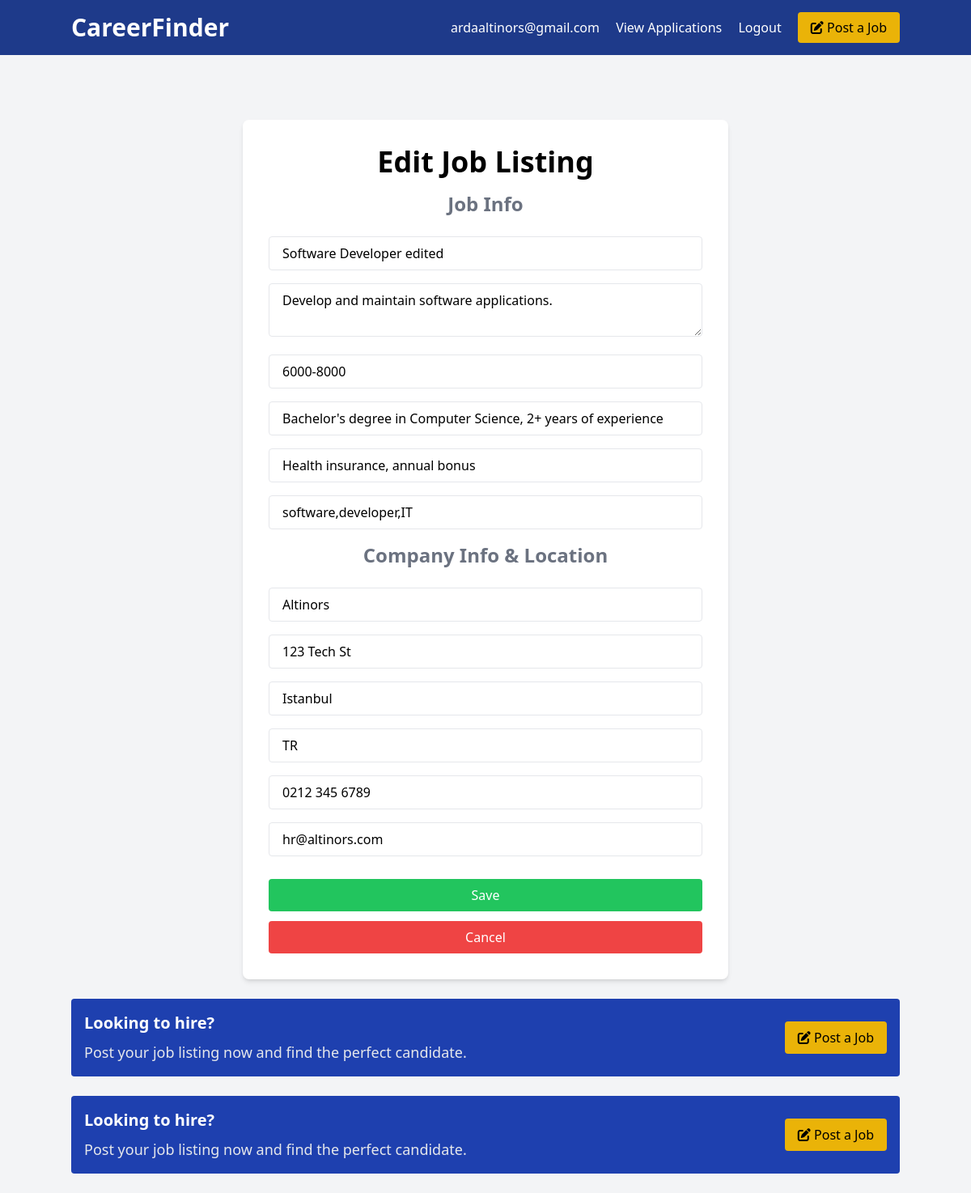
/edit.php?id=2 (signed in), run on the app's committed database.
### tables this page shows
CREATE TABLE jobs (
        id INTEGER PRIMARY KEY AUTOINCREMENT,
        title TEXT NOT NULL,
        description TEXT NOT NULL,
        salary TEXT NOT NULL,
        location TEXT NOT NULL,
        type TEXT NOT NULL,
        tags TEXT NOT NULL,
        requirements TEXT NOT NULL,
        benefits TEXT NOT NULL,
        company TEXT NOT NULL,
        address TEXT NOT NULL,
        city TEXT NOT NULL,
        state TEXT NOT NULL,
        phone TEXT NOT NULL,
        email TEXT NOT NULL,
        creator_email TEXT NOT NULL,
        created_at TEXT DEFAULT CURRENT_TIMESTAMP
    );

### edit.php (the view, shortened to what this page needs)
<?php include 'templates/header.php'; ?>
<?php
include 'config.php';
$jobId = isset($_GET['id']) ? (int)$_GET['id'] : 0;
$stmt = $pdo->prepare("SELECT * FROM jobs WHERE id = :id");
$stmt->execute(['id' => $jobId]);
$job = $stmt->fetch();
?>
<section class="flex justify-center items-center mt-20">
    <div class="bg-white p-8 rounded-lg shadow-md w-full md:w-600 mx-6">
        <h2 class="text-4xl text-center font-bold mb-4">Edit Job Listing</h2>
        <form method="POST" action="edit.php?id=<?php echo $jobId; ?>">
            <h2 class="text-2xl font-bold mb-6 text-center text-gray-500">Job Info</h2>
            <div class="mb-4">
                <input type="text" name="title" value="<?php echo htmlspecialchars($job['title']); ?>" placeholder="Job Title" class="w-full px-4 py-2 border rounded focus:outline-none" required />
            </div>
            <div class="mb-4">
                <textarea name="description" placeholder="Job Description" class="w-full px-4 py-2 border rounded focus:outline-none" required><?php echo htmlspecialchars($job['description']); ?></textarea>
            </div>
            <div class="mb-4">
                <input type="text" name="salary" value="<?php echo htmlspecialchars($job['salary']); ?>" placeholder="Annual Salary" class="w-full px-4 py-2 border rounded focus:outline-none" required />
            </div>
            <div class="mb-4">
                <input type="text" name="requirements" value="<?php echo htmlspecialchars($job['requirements']); ?>" placeholder="Requirements" class="w-full px-4 py-2 border rounded focus:outline-none" required />
            </div>
            <div class="mb-4">
                <input type="text" name="benefits" value="<?php echo htmlspecialchars($job['benefits']); ?>" placeholder="Benefits" class="w-full px-4 py-2 border rounded focus:outline-none" required />
            </div>
            <div class="mb-4">
                <input type="text" name="tags" value="<?php echo htmlspecialchars($job['tags']); ?>" placeholder="Tags (comma separated)" class="w-full px-4 py-2 border rounded focus:outline-none" />
            </div>
            <h2 class="text-2xl font-bold mb-6 text-center text-gray-500">Company Info & Location</h2>
            <div class="mb-4">
                <input type="text" name="company" value="<?php echo htmlspecialchars($job['company']); ?>" placeholder="Company Name" class="w-full px-4 py-2 border rounded focus:outline-none" required />
            </div>
            <div class="mb-4">
                <input type="text" name="address" value="<?php echo htmlspecialchars($job['address']); ?>" placeholder="Address" class="w-full px-4 py-2 border rounded focus:outline-none" required />
            </div>
            <div class="mb-4">
                <input type="text" name="city" value="<?php echo htmlspecialchars($job['city']); ?>" placeholder="City" class="w-full px-4 py-2 border rounded focus:outline-none" required />
            </div>
            <div class="mb-4">
                <input type="text" name="state" value="<?php echo htmlspecialchars($job['state']); ?>" placeholder="State" class="w-full px-4 py-2 border rounded focus:outline-none" required />
            </div>
            <div class="mb-4">
                <input type="text" name="phone" value="<?php echo htmlspecialchars($job['phone']); ?>" placeholder="Phone" class="w-full px-4 py-2 border rounded focus:outline-none" required />
            </div>
            <div class="mb-4">
                <input type="email" name="email" value="<?php echo htmlspecialchars($job['email']); ?>" placeholder="Email Address For Applications" class="w-full px-4 py-2 border rounded focus:outline-none" required />
            </div>
            <button class="w-full bg-green-500 hover:bg-green-600 text-white px-4 py-2 my-3 rounded focus:outline-none">Save</button>
            <a href="listings.php" class="block text-center w-full bg-red-500 hover:bg-red-600 text-white px-4 py-2 rounded focus:outline-none">Cancel</a>
        </form>
    </div>
</section>
<section class="container mx-auto my-6">
    <div class="bg-blue-800 text-white rounded p-4 flex items-center justify-between">
        <div>
            <h2 class="text-xl font-semibold">Looking to hire?</h2>
            <p class="text-gray-200 text-lg mt-2">Post your job listing now and find the perfect candidate.</p>
        </div>
        <a href="post-job.php" class="bg-yellow-500 hover:bg-yellow-600 text-black px-4 py-2 rounded hover:shadow-md transition duration-300">
            <i class="fa fa-edit"></i> Post a Job
        </a>
    </div>
</section>
<?php include 'templates/footer.php'; ?>

### css/style.css (style rules this page uses)
html { line-height: 1.5; -webkit-text-size-adjust: 100%; -moz-tab-size: 4; -o-tab-size: 4; tab-size: 4; font-family: ui-sans-serif, system-ui, -apple-system, BlinkMacSystemFont, "Segoe UI", Roboto, "Helvetica Neue", Arial, "Noto Sans", sans-serif, "Apple Color Emoji", "Segoe UI Emoji", "Segoe UI Symbol", "Noto Color Emoji"; font-feature-settings: normal; font-variation-settings: normal; }
body { margin: 0; line-height: inherit; }
h1, h2, h3, h4, h5, h6 { font-size: inherit; font-weight: inherit; }
a { color: inherit; text-decoration: inherit; }
button, input, optgroup, select, textarea { font-family: inherit; font-feature-settings: inherit; font-variation-settings: inherit; font-size: 100%; font-weight: inherit; line-height: inherit; color: inherit; margin: 0; padding: 0; }
button, select { text-transform: none; }
button, [type='button'], [type='reset'], [type='submit'] { -webkit-appearance: button; background-color: transparent; background-image: none; }
blockquote, dl, dd, h1, h2, h3, h4, h5, h6, hr, figure, p, pre { margin: 0; }
textarea { resize: vertical; }
input::placeholder, textarea::placeholder { opacity: 1; color: #9ca3af; }
button, [role="button"] { cursor: pointer; }
.container { width: 100%; }
@media (min-width: 640px) { .container { max-width: 640px; } }
@media (min-width: 768px) { .container { max-width: 768px; } }
@media (min-width: 1024px) { .container { max-width: 1024px; } }
.mx-6 { margin-left: 1.5rem; margin-right: 1.5rem; }
.mx-auto { margin-left: auto; margin-right: auto; }
.my-3 { margin-top: 0.75rem; margin-bottom: 0.75rem; }
.my-6 { margin-top: 1.5rem; margin-bottom: 1.5rem; }
.mb-4 { margin-bottom: 1rem; }
.mb-6 { margin-bottom: 1.5rem; }
.mt-2 { margin-top: 0.5rem; }
.mt-20 { margin-top: 5rem; }
.block { display: block; }
.flex { display: flex; }
.w-full { width: 100%; }
.items-center { align-items: center; }
.justify-center { justify-content: center; }
.justify-between { justify-content: space-between; }
.rounded { border-radius: 0.25rem; }
.rounded-lg { border-radius: 0.5rem; }
.border { border-width: 1px; }
.bg-blue-800 { --tw-bg-opacity: 1; background-color: rgb(30 64 175 / var(--tw-bg-opacity)); }
.bg-gray-100 { --tw-bg-opacity: 1; background-color: rgb(243 244 246 / var(--tw-bg-opacity)); }
.bg-white { --tw-bg-opacity: 1; background-color: rgb(255 255 255 / var(--tw-bg-opacity)); }
.bg-yellow-500 { --tw-bg-opacity: 1; background-color: rgb(234 179 8 / var(--tw-bg-opacity)); }
.bg-red-500 { --tw-bg-opacity: 1; background-color: rgb(239 68 68 / var(--tw-bg-opacity)); }
.bg-green-500 { --tw-bg-opacity: 1; background-color: rgb(34 197 94 / var(--tw-bg-opacity)); }
.p-4 { padding: 1rem; }
.p-8 { padding: 2rem; }
.px-4 { padding-left: 1rem; padding-right: 1rem; }
.py-2 { padding-top: 0.5rem; padding-bottom: 0.5rem; }
.text-center { text-align: center; }
.text-4xl { font-size: 2.25rem; line-height: 2.5rem; }
.text-lg { font-size: 1.125rem; line-height: 1.75rem; }
.text-xl { font-size: 1.25rem; line-height: 1.75rem; }
.text-2xl { font-size: 1.5rem; line-height: 2rem; }
.font-bold { font-weight: 700; }
.font-semibold { font-weight: 600; }
.text-black { --tw-text-opacity: 1; color: rgb(0 0 0 / var(--tw-text-opacity)); }
.text-gray-200 { --tw-text-opacity: 1; color: rgb(229 231 235 / var(--tw-text-opacity)); }
.text-gray-500 { --tw-text-opacity: 1; color: rgb(107 114 128 / var(--tw-text-opacity)); }
.text-white { --tw-text-opacity: 1; color: rgb(255 255 255 / var(--tw-text-opacity)); }
.shadow-md { --tw-shadow: 0 4px 6px -1px rgb(0 0 0 / 0.1), 0 2px 4px -2px rgb(0 0 0 / 0.1); --tw-shadow-colored: 0 4px 6px -1px var(--tw-shadow-color), 0 2px 4px -2px var(--tw-shadow-color); box-shadow: var(--tw-ring-offset-shadow, 0 0 #0000), var(--tw-ring-shadow, 0 0 #0000), var(--tw-shadow); }
.transition { transition-property: color, background-color, border-color, text-decoration-color, fill, stroke, opacity, box-shadow, transform, filter, -webkit-backdrop-filter; transition-property: color, background-color, border-color, text-decoration-color, fill, stroke, opacity, box-shadow, transform, filter, backdrop-filter; transition-property: color, background-color, border-color, text-decoration-color, fill, stroke, opacity, box-shadow, transform, filter, backdrop-filter, -webkit-backdrop-filter; transition-timing-function: cubic-bezier(0.4, 0, 0.2, 1); transition-duration: 150ms; }
.duration-300 { transition-duration: 300ms; }
@media (min-width: 768px) { .md\:w-600 { width: 600px; } }

### data on the page
jobs: title "Software Developer edited", description "Develop and maintain software applications.", salary "6000-8000", requirements "Bachelor's degree in Computer Science, 2+ years of experience", benefits "Health insurance, annual bonus", tags "software,developer,IT", company "Altinors", address "123 Tech St", city "Istanbul", state "TR", phone "0212 345 6789", email "hr@altinors.com"

### other printed values
$_SESSION['user'] "ardaaltinors@gmail.com"
